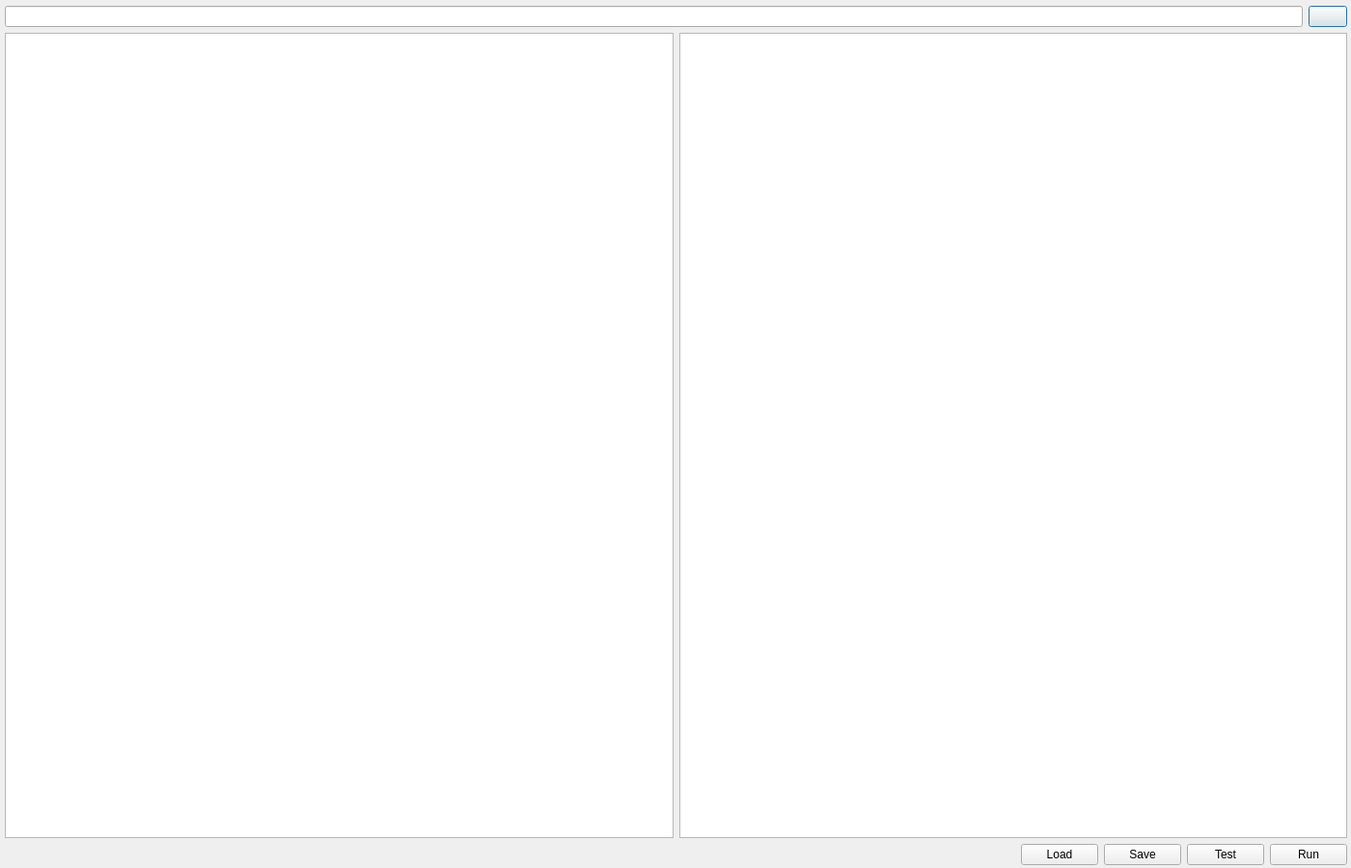
<?xml version="1.0" encoding="UTF-8"?>
<ui version="4.0">
 <class>Dialog</class>
 <widget class="QDialog" name="Dialog">
  <property name="geometry">
   <rect>
    <x>0</x>
    <y>0</y>
    <width>1400</width>
    <height>900</height>
   </rect>
  </property>
  <property name="sizePolicy">
   <sizepolicy hsizetype="Maximum" vsizetype="Maximum">
    <horstretch>0</horstretch>
    <verstretch>0</verstretch>
   </sizepolicy>
  </property>
  <property name="windowTitle">
   <string>Dialog</string>
  </property>
  <widget class="QWidget" name="verticalLayoutWidget">
   <property name="geometry">
    <rect>
     <x>5</x>
     <y>6</y>
     <width>1391</width>
     <height>891</height>
    </rect>
   </property>
   <layout class="QVBoxLayout" name="verticalLayout">
    <item>
     <layout class="QHBoxLayout" name="horizontalLayout_2">
      <property name="sizeConstraint">
       <enum>QLayout::SetMaximumSize</enum>
      </property>
      <item>
       <widget class="QLineEdit" name="lin_pathfolder"/>
      </item>
      <item>
       <widget class="QPushButton" name="btn_selectfolder">
        <property name="text">
         <string/>
        </property>
       </widget>
      </item>
     </layout>
    </item>
    <item>
     <layout class="QHBoxLayout" name="horizontalLayout_3">
      <item>
       <layout class="QHBoxLayout" name="horizontalLayout">
        <item>
         <widget class="QTableView" name="tbl_viewactions"/>
        </item>
        <item>
         <widget class="QTableView" name="tbl_viewresult">
          <property name="sizePolicy">
           <sizepolicy hsizetype="Expanding" vsizetype="Expanding">
            <horstretch>0</horstretch>
            <verstretch>0</verstretch>
           </sizepolicy>
          </property>
         </widget>
        </item>
       </layout>
      </item>
     </layout>
    </item>
    <item>
     <layout class="QHBoxLayout" name="horizontalLayout_4">
      <item>
       <spacer name="horizontalSpacer">
        <property name="orientation">
         <enum>Qt::Horizontal</enum>
        </property>
        <property name="sizeHint" stdset="0">
         <size>
          <width>40</width>
          <height>20</height>
         </size>
        </property>
       </spacer>
      </item>
      <item>
       <widget class="QPushButton" name="btn_load">
        <property name="text">
         <string>Load</string>
        </property>
       </widget>
      </item>
      <item>
       <widget class="QPushButton" name="btn_sav">
        <property name="text">
         <string>Save</string>
        </property>
       </widget>
      </item>
      <item>
       <widget class="QPushButton" name="btn_test">
        <property name="text">
         <string>Test</string>
        </property>
       </widget>
      </item>
      <item>
       <widget class="QPushButton" name="btn_rename">
        <property name="text">
         <string>Run</string>
        </property>
       </widget>
      </item>
     </layout>
    </item>
   </layout>
  </widget>
 </widget>
 <resources/>
 <connections/>
</ui>
